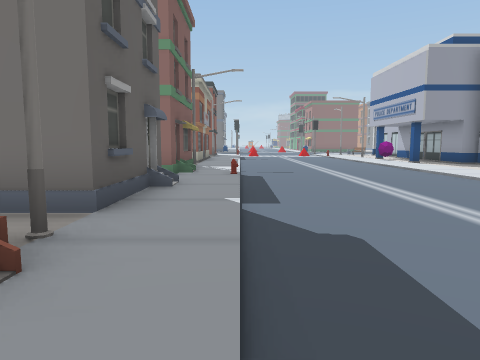
[1] (above)

20 first-person views from a walk through a scene from a Unity 3-D project. The camera is 1.4 m above the floor, tilts 6° down and sees 70° across. The floor is counted in squares, 2 m on a side. Each view is taken from the middle of a square. On the plan, view 1 faces up. The plan holds only what a view shows up to about 11 squares ahead; the rest is blank. The place goes on beyond the plan. Some animated figures are not drawn.

[2]
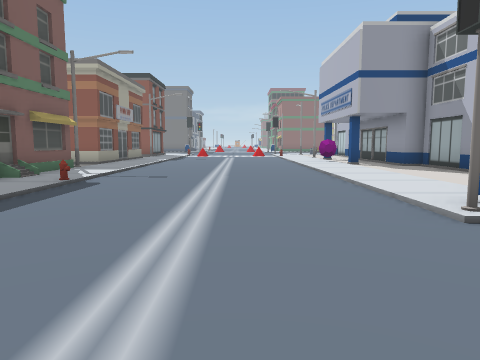

[3]
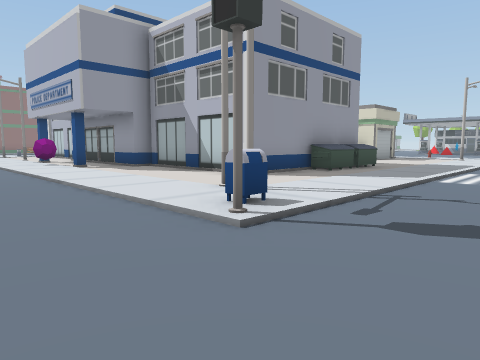

[4]
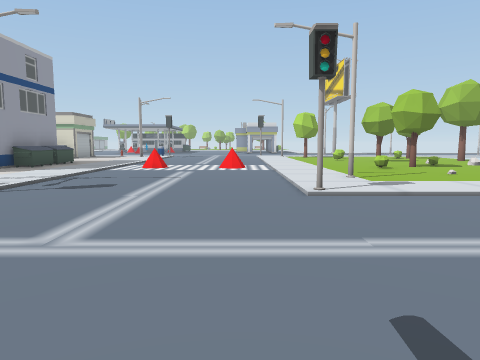

[5]
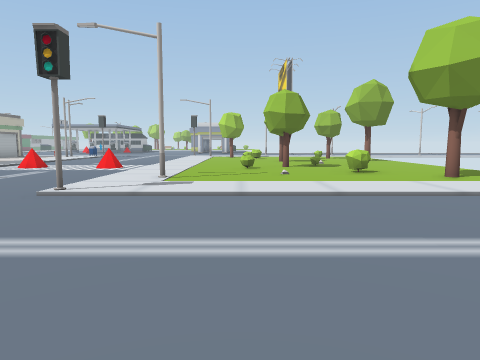

[6]
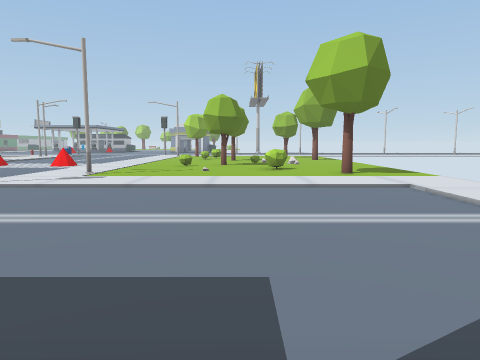

[7]
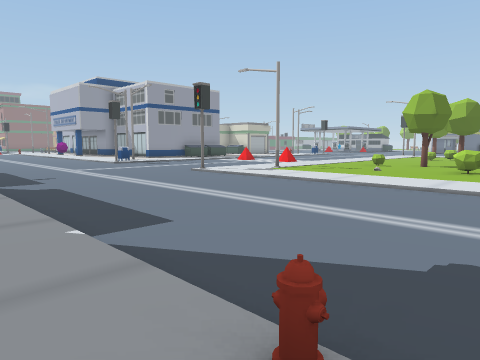

[8]
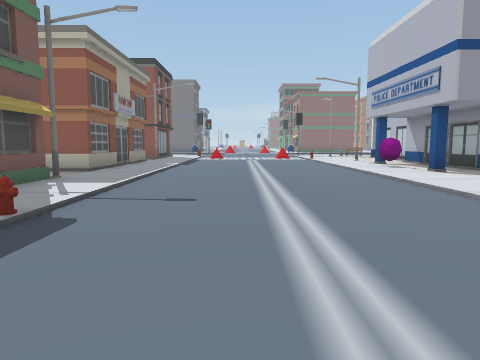

[9]
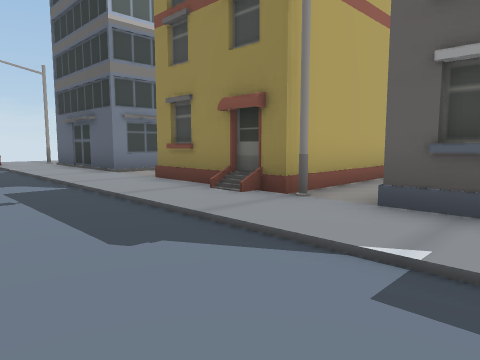

[10]
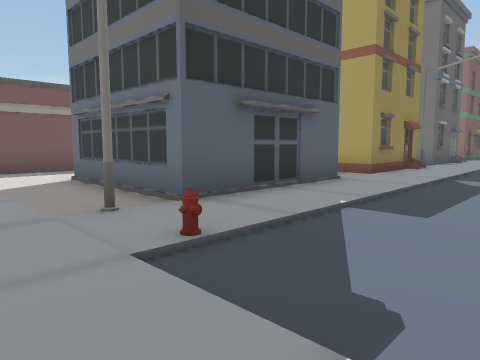

[11]
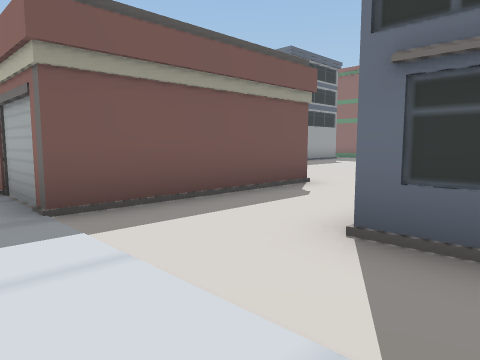

[12]
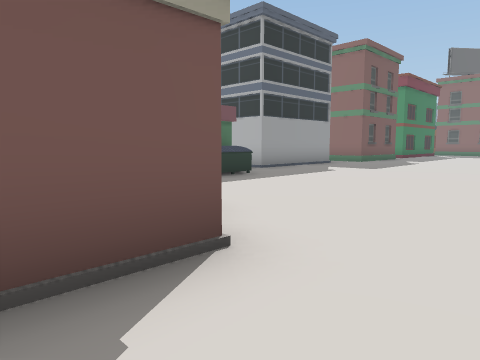

[13]
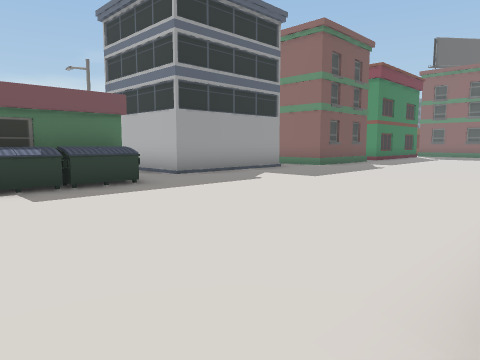

[14]
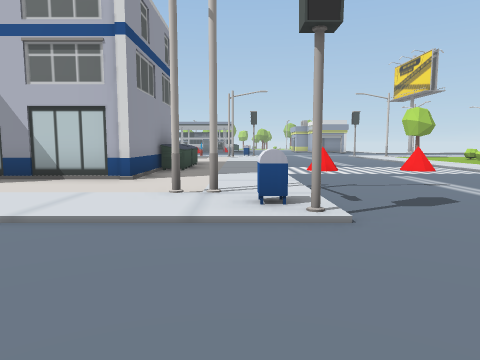

[15]
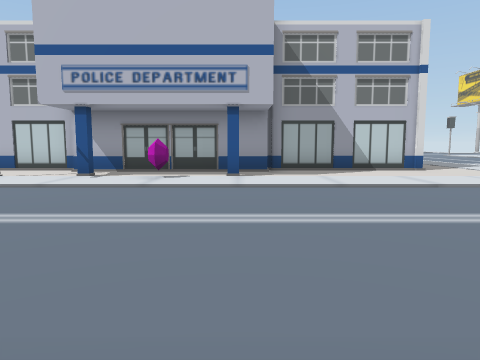

[16]
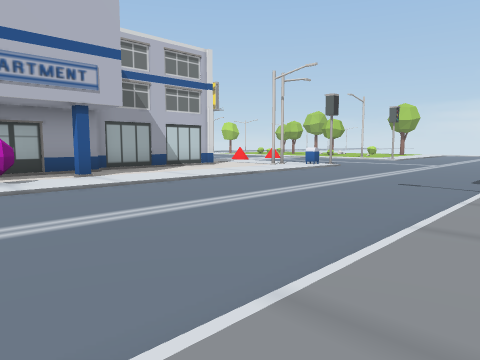

[17]
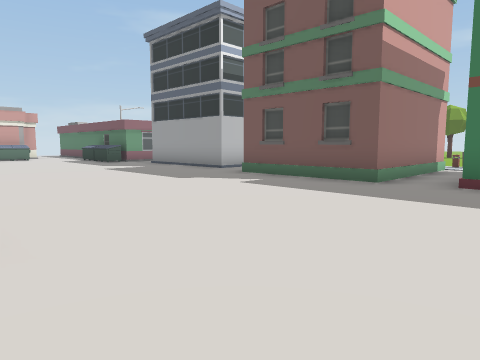

[18]
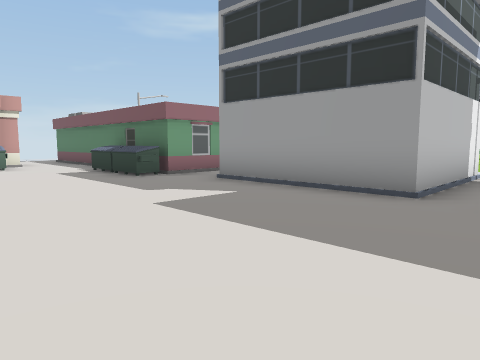

[19]
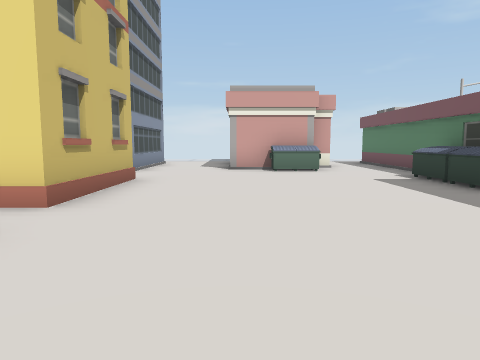

[20]
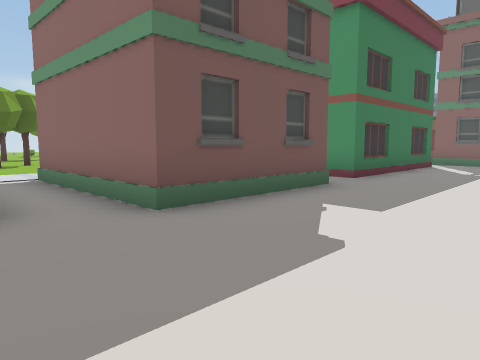

### Floor plan
Key: @ floor where view 1 was taken; # wall or solid block; . main floor; - floor 0.25 m lower than the main floor; / step, stairs or slope; B building; H hydrant; S streetlight; M mailbox; U dumpster; T trap; R tree; A bush; O other object.
Columns run from 22 left of view 1 to 11 right of it. Each row starts with its distance up from view 1.
 16           ..        #./----/..#
 15           ..        #./----/O.#
 14           B......   B./----/..#
 13          #.......   ../----/.B##
 12      O...........   S./----/...#
 11       ####.......   #./----/...#
 10          ##.....    #./----/...#
  9 R..       B.....B   #//----/...#
  8  R.   ####......    #.H----/...##U
  7        .........     ./----/.S....
  6       B###......B   #//----/MS....
  5          #......    #./----O//////
  4          #.......  ##./----------T
  3       ####....... ..S./-----------
  2       S ........#####//-----------
  1       B ##U.....#   #//----------T
  0          #U.....#   B.@----O//////
 -1          #U......  ##./----/.S....
 -2          #.......   ../----/......
 -3          #..UU...####./----/....O.
 -4          #..###..#  #./----/.....R
 -5          #..  #..## #./----/......
 -6               #..B###./----/...A..
 -7              ##.....S.H----/......
 -8             ##B.......//////.R....
 -9                   .     .    .....

Where each view was taken, in squares from view 1:
view 1: 0 up, 0 right, facing up
view 2: 2 up, 3 right, facing up
view 3: 3 up, 3 right, facing up-right
view 4: 1 up, 0 right, facing right
view 5: 3 down, 0 right, facing right
view 6: 5 down, 1 left, facing right
view 7: 8 down, 1 left, facing up-right
view 8: 5 up, 2 right, facing up
view 9: 5 up, 2 right, facing down-left
view 10: 9 down, 2 right, facing up-left
view 11: 9 down, 4 left, facing up-left
view 12: 5 down, 6 left, facing up-left
view 13: 2 down, 6 left, facing up-left
view 14: 6 up, 2 right, facing right
view 15: 13 up, 1 left, facing right
view 16: 16 up, 1 left, facing down-right
view 17: 14 up, 6 left, facing down-left
view 18: 8 up, 8 left, facing down-left
view 19: 6 up, 8 left, facing down
view 20: 6 up, 9 left, facing up-left
